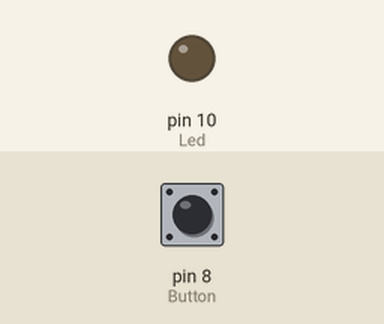
This sketch was run on a simulated Arduino Uno, built with avr-gcc and run on an emulated ATmega328P. Parts: output pins drawn as LEDs (lit = HIGH). The inputs (shaded band) are chosen by the test bench; at power-on: pin 8 (Button) LOW.

Above: at 1.2 s.
1.3 s: pin 8 (Button) pulled HIGH for 0.15 s
At 1.37 s:
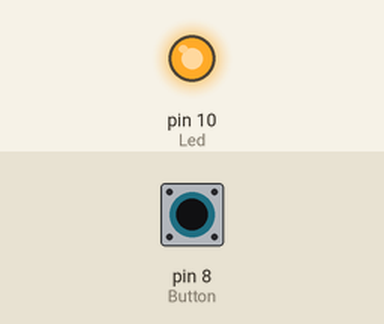
2.9 s: pin 8 (Button) pulled HIGH for 3.2 s
At 7.4 s:
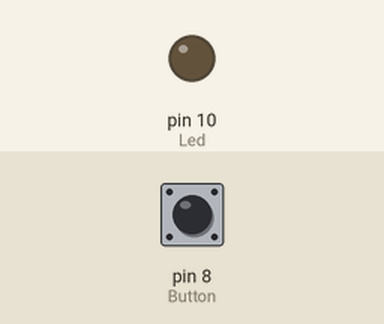
Timing chart, 0 to 8.9 s (numbered marks = the images above; inputs shaded):
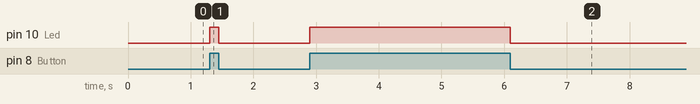

The sketch:

ButonlaLedYakma.ino
```cpp
#define Button 8
#define Led 10

int butonDurum=0;

void setup()
{

  pinMode(Button, INPUT);
  pinMode(Led, OUTPUT);

}

void loop()
{

  butonDurum = digitalRead(Button);
  if(butonDurum==1)
  {
    digitalWrite(Led,HIGH);
  }
  else
  {
    digitalWrite(Led,LOW);
  }

}
```

Measured:
- after the input at 1.3 s, pin 10 (Led): LOW → HIGH at once, → LOW 0.15 s later
- after the input at 2.9 s, pin 10 (Led): LOW → HIGH at once, → LOW 3.2 s later
